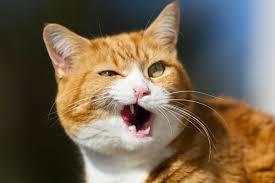
#> input picture cat.jpg, 275 x 183 px
$ python histogram.py
#> lines starting #> are read from the running program, lines starting #| are printed output that depends on the picture
import cv2
import numpy as np
import matplotlib.pyplot as plt

# Read the image in grayscale
img = cv2.imread('cat.jpg', cv2.IMREAD_GRAYSCALE)
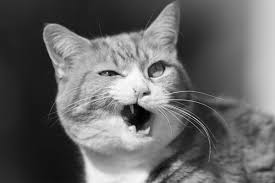
#> img: shape (183, 275); min 0, max 255, mean 102.3

# Apply histogram equalization
equalized_img = cv2.equalizeHist(img)
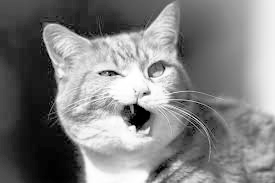
#> equalized_img: shape (183, 275); min 0, max 255, mean 128.3

# Display original and equalized images side by side using matplotlib
plt.subplot(1, 2, 1)
plt.imshow(img, cmap='gray')
plt.title('Original Image')
plt.axis('off')

plt.subplot(1, 2, 2)
plt.imshow(equalized_img, cmap='gray')
plt.title('Equalized Image')
plt.axis('off')

plt.show()
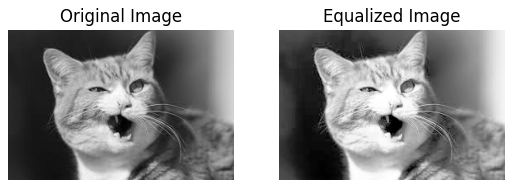
#> figure drawn by matplotlib, 2 panels

# Save the equalized image
cv2.imwrite('equalized_image.jpg', equalized_img)

$ run again, with city.jpeg copied over cat.jpg
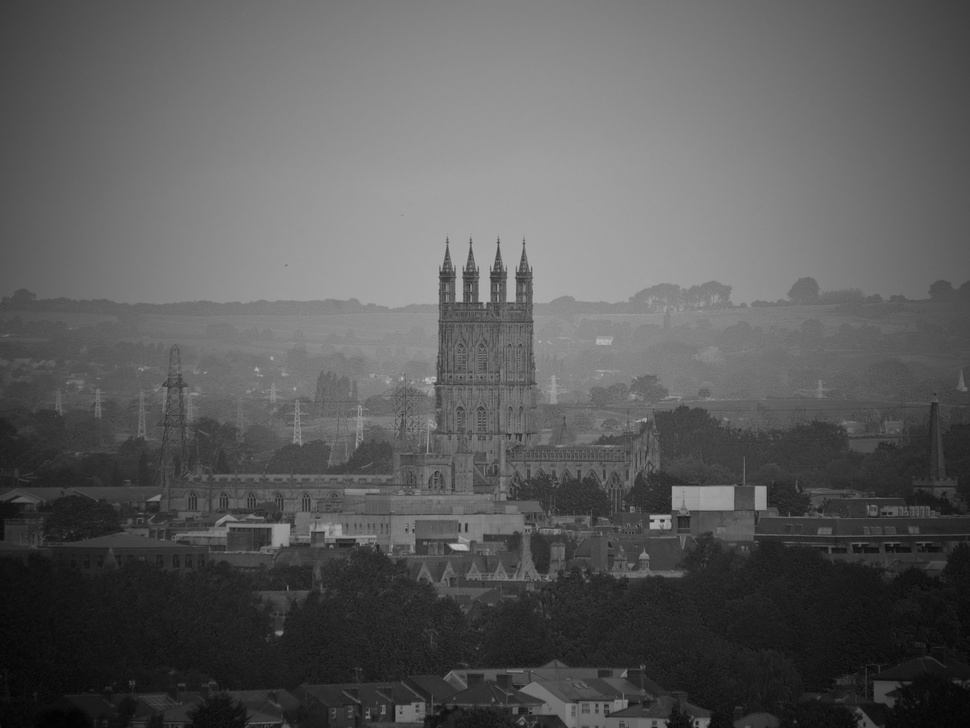
#> input picture city.jpeg, 970 x 728 px, shrunk from 3000 x 2252 before the run
#> img is the input picture: shape (728, 970); min 1, max 195, mean 91.6
#> `equalized_img = cv2.equalizeHist(img)`:
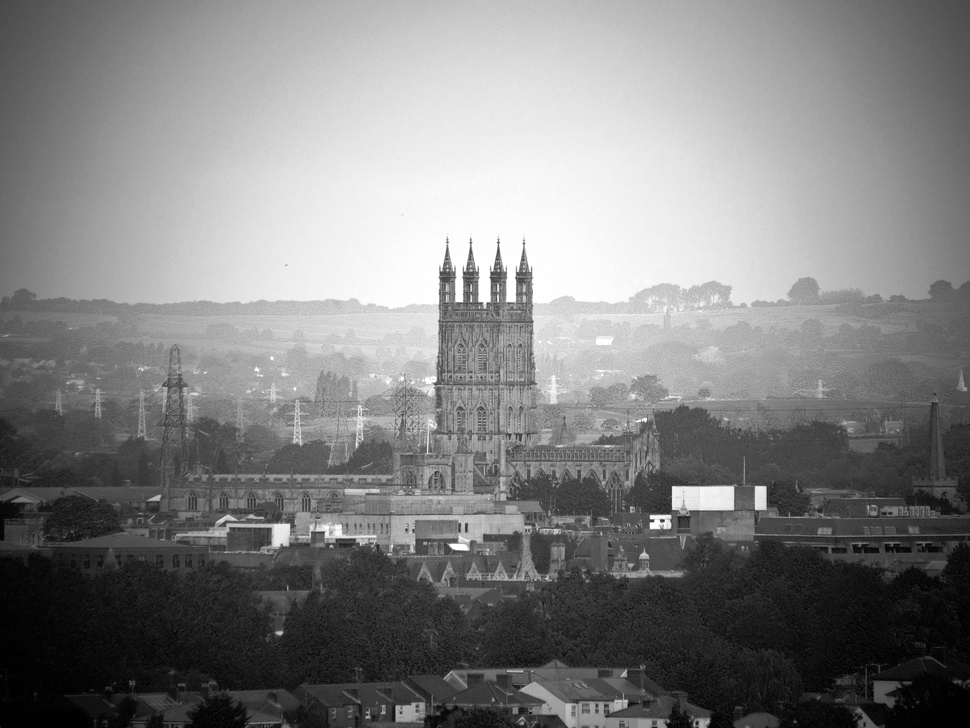
#> equalized_img: shape (728, 970); min 0, max 255, mean 128.3
#> `plt.show()`:
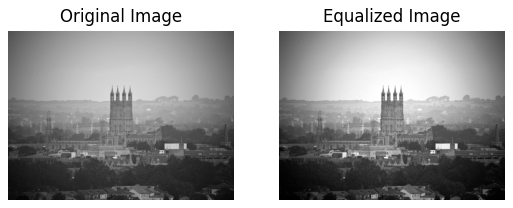
#> figure drawn by matplotlib, 2 panels
